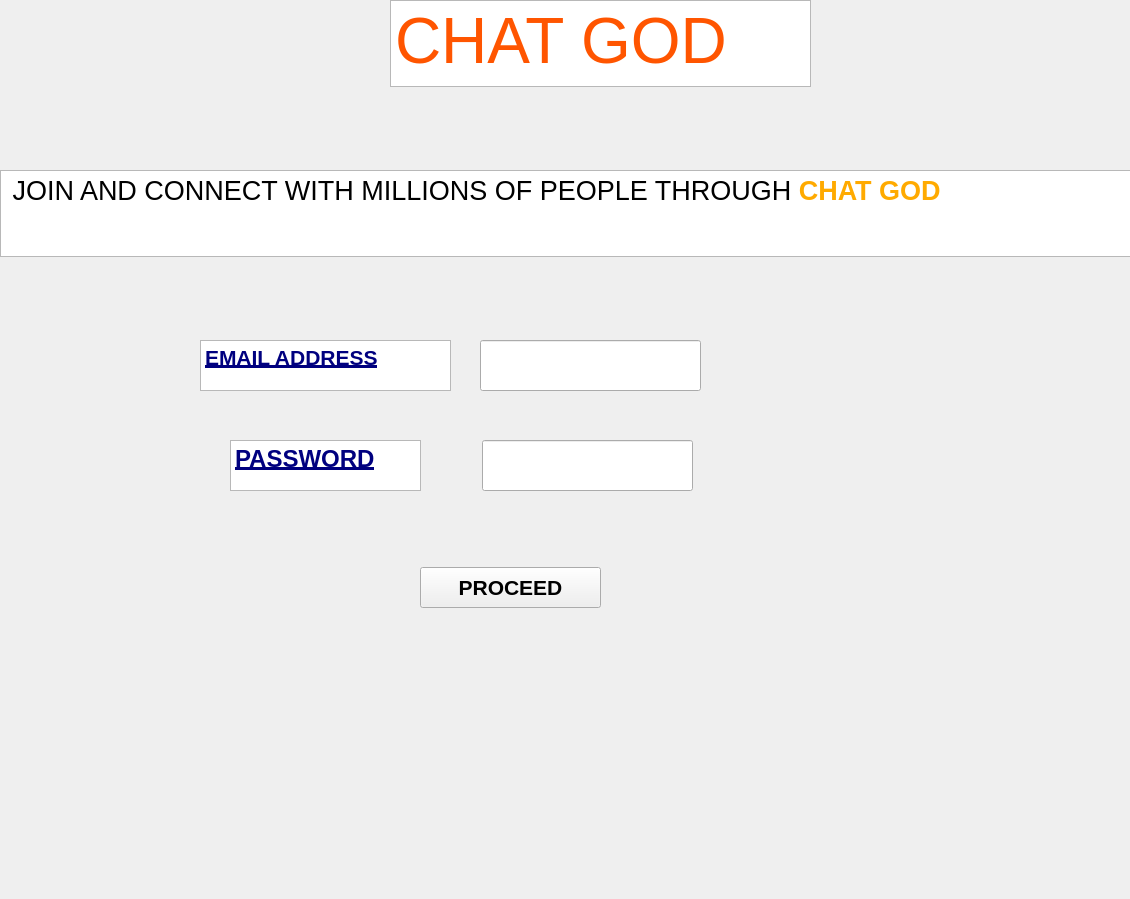
<?xml version="1.0" encoding="UTF-8"?>
<ui version="4.0">
 <class>Form</class>
 <widget class="QWidget" name="Form">
  <property name="geometry">
   <rect>
    <x>0</x>
    <y>0</y>
    <width>1130</width>
    <height>899</height>
   </rect>
  </property>
  <property name="windowTitle">
   <string>Form</string>
  </property>
  <widget class="QTextEdit" name="textEdit">
   <property name="geometry">
    <rect>
     <x>390</x>
     <y>0</y>
     <width>421</width>
     <height>87</height>
    </rect>
   </property>
   <property name="html">
    <string>&lt;!DOCTYPE HTML PUBLIC &quot;-//W3C//DTD HTML 4.0//EN&quot; &quot;http://www.w3.org/TR/REC-html40/strict.dtd&quot;&gt;
&lt;html&gt;&lt;head&gt;&lt;meta name=&quot;qrichtext&quot; content=&quot;1&quot; /&gt;&lt;style type=&quot;text/css&quot;&gt;
p, li { white-space: pre-wrap; }
&lt;/style&gt;&lt;/head&gt;&lt;body style=&quot; font-family:'MS Shell Dlg 2'; font-size:7.8pt; font-weight:400; font-style:normal;&quot;&gt;
&lt;p style=&quot; margin-top:0px; margin-bottom:0px; margin-left:0px; margin-right:0px; -qt-block-indent:0; text-indent:0px;&quot;&gt;&lt;span style=&quot; font-size:48pt; color:#ff5500;&quot;&gt;CHAT GOD&lt;/span&gt;&lt;/p&gt;&lt;/body&gt;&lt;/html&gt;</string>
   </property>
  </widget>
  <widget class="QTextEdit" name="textEdit_2">
   <property name="geometry">
    <rect>
     <x>0</x>
     <y>170</y>
     <width>1151</width>
     <height>87</height>
    </rect>
   </property>
   <property name="html">
    <string>&lt;!DOCTYPE HTML PUBLIC &quot;-//W3C//DTD HTML 4.0//EN&quot; &quot;http://www.w3.org/TR/REC-html40/strict.dtd&quot;&gt;
&lt;html&gt;&lt;head&gt;&lt;meta name=&quot;qrichtext&quot; content=&quot;1&quot; /&gt;&lt;style type=&quot;text/css&quot;&gt;
p, li { white-space: pre-wrap; }
&lt;/style&gt;&lt;/head&gt;&lt;body style=&quot; font-family:'MS Shell Dlg 2'; font-size:7.8pt; font-weight:400; font-style:normal;&quot;&gt;
&lt;p style=&quot; margin-top:0px; margin-bottom:0px; margin-left:0px; margin-right:0px; -qt-block-indent:0; text-indent:0px;&quot;&gt;&lt;span style=&quot; font-size:20pt;&quot;&gt; JOIN AND CONNECT WITH MILLIONS OF PEOPLE THROUGH &lt;/span&gt;&lt;span style=&quot; font-size:20pt; font-weight:600; color:#ffaa00;&quot;&gt;CHAT GOD&lt;/span&gt;&lt;/p&gt;&lt;/body&gt;&lt;/html&gt;</string>
   </property>
  </widget>
  <widget class="QTextEdit" name="textEdit_3">
   <property name="geometry">
    <rect>
     <x>200</x>
     <y>340</y>
     <width>251</width>
     <height>51</height>
    </rect>
   </property>
   <property name="html">
    <string>&lt;!DOCTYPE HTML PUBLIC &quot;-//W3C//DTD HTML 4.0//EN&quot; &quot;http://www.w3.org/TR/REC-html40/strict.dtd&quot;&gt;
&lt;html&gt;&lt;head&gt;&lt;meta name=&quot;qrichtext&quot; content=&quot;1&quot; /&gt;&lt;style type=&quot;text/css&quot;&gt;
p, li { white-space: pre-wrap; }
&lt;/style&gt;&lt;/head&gt;&lt;body style=&quot; font-family:'MS Shell Dlg 2'; font-size:7.8pt; font-weight:400; font-style:normal;&quot;&gt;
&lt;p style=&quot; margin-top:0px; margin-bottom:0px; margin-left:0px; margin-right:0px; -qt-block-indent:0; text-indent:0px;&quot;&gt;&lt;span style=&quot; font-size:16pt; font-weight:600; text-decoration: underline; color:#00007f;&quot;&gt;EMAIL ADDRESS&lt;/span&gt;&lt;/p&gt;&lt;/body&gt;&lt;/html&gt;</string>
   </property>
  </widget>
  <widget class="QLineEdit" name="lineEdit">
   <property name="geometry">
    <rect>
     <x>480</x>
     <y>340</y>
     <width>221</width>
     <height>51</height>
    </rect>
   </property>
  </widget>
  <widget class="QTextEdit" name="textEdit_4">
   <property name="geometry">
    <rect>
     <x>230</x>
     <y>440</y>
     <width>191</width>
     <height>51</height>
    </rect>
   </property>
   <property name="html">
    <string>&lt;!DOCTYPE HTML PUBLIC &quot;-//W3C//DTD HTML 4.0//EN&quot; &quot;http://www.w3.org/TR/REC-html40/strict.dtd&quot;&gt;
&lt;html&gt;&lt;head&gt;&lt;meta name=&quot;qrichtext&quot; content=&quot;1&quot; /&gt;&lt;style type=&quot;text/css&quot;&gt;
p, li { white-space: pre-wrap; }
&lt;/style&gt;&lt;/head&gt;&lt;body style=&quot; font-family:'MS Shell Dlg 2'; font-size:7.8pt; font-weight:400; font-style:normal;&quot;&gt;
&lt;p style=&quot; margin-top:0px; margin-bottom:0px; margin-left:0px; margin-right:0px; -qt-block-indent:0; text-indent:0px;&quot;&gt;&lt;span style=&quot; font-size:18pt; font-weight:600; text-decoration: underline; color:#00007f;&quot;&gt;PASSWORD&lt;/span&gt;&lt;/p&gt;&lt;/body&gt;&lt;/html&gt;</string>
   </property>
  </widget>
  <widget class="QLineEdit" name="lineEdit_2">
   <property name="geometry">
    <rect>
     <x>482</x>
     <y>440</y>
     <width>211</width>
     <height>51</height>
    </rect>
   </property>
  </widget>
  <widget class="QPushButton" name="pushButton">
   <property name="geometry">
    <rect>
     <x>420</x>
     <y>567</y>
     <width>181</width>
     <height>41</height>
    </rect>
   </property>
   <property name="font">
    <font>
     <family>Arial</family>
     <pointsize>16</pointsize>
     <weight>75</weight>
     <bold>true</bold>
    </font>
   </property>
   <property name="text">
    <string>PROCEED</string>
   </property>
  </widget>
 </widget>
 <resources/>
 <connections/>
</ui>
